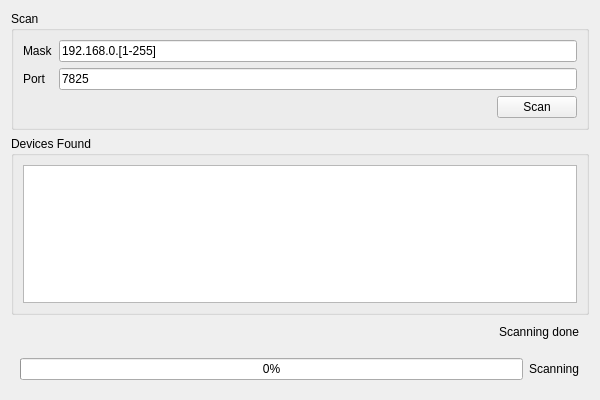
<?xml version="1.0" encoding="UTF-8"?>
<ui version="4.0">
 <class>ScanWindow</class>
 <widget class="QWidget" name="ScanWindow">
  <property name="geometry">
   <rect>
    <x>0</x>
    <y>0</y>
    <width>600</width>
    <height>400</height>
   </rect>
  </property>
  <property name="windowTitle">
   <string>Remote Edit</string>
  </property>
  <layout class="QVBoxLayout" name="verticalLayout">
   <item>
    <widget class="QGroupBox" name="groupBox">
     <property name="title">
      <string>Scan</string>
     </property>
     <layout class="QVBoxLayout" name="verticalLayout_2">
      <item>
       <layout class="QFormLayout" name="formLayout">
        <property name="topMargin">
         <number>0</number>
        </property>
        <item row="0" column="0">
         <widget class="QLabel" name="label">
          <property name="text">
           <string>Mask</string>
          </property>
         </widget>
        </item>
        <item row="0" column="1">
         <widget class="QLineEdit" name="mask_edit">
          <property name="text">
           <string>192.168.0.[1-255]</string>
          </property>
          <property name="maxLength">
           <number>20</number>
          </property>
         </widget>
        </item>
        <item row="1" column="0">
         <widget class="QLabel" name="label_2">
          <property name="text">
           <string>Port</string>
          </property>
         </widget>
        </item>
        <item row="1" column="1">
         <widget class="QLineEdit" name="port_edit">
          <property name="text">
           <string>7825</string>
          </property>
          <property name="maxLength">
           <number>4</number>
          </property>
         </widget>
        </item>
       </layout>
      </item>
      <item>
       <layout class="QHBoxLayout" name="horizontalLayout">
        <property name="topMargin">
         <number>0</number>
        </property>
        <item>
         <spacer name="horizontalSpacer">
          <property name="orientation">
           <enum>Qt::Horizontal</enum>
          </property>
          <property name="sizeHint" stdset="0">
           <size>
            <width>40</width>
            <height>20</height>
           </size>
          </property>
         </spacer>
        </item>
        <item>
         <widget class="QPushButton" name="scan_button">
          <property name="styleSheet">
           <string notr="true">
</string>
          </property>
          <property name="text">
           <string>Scan</string>
          </property>
         </widget>
        </item>
       </layout>
      </item>
     </layout>
    </widget>
   </item>
   <item>
    <widget class="QGroupBox" name="groupBox_2">
     <property name="title">
      <string>Devices Found</string>
     </property>
     <layout class="QVBoxLayout" name="verticalLayout_3">
      <item>
       <widget class="QTableView" name="scan_result_table"/>
      </item>
     </layout>
    </widget>
   </item>
   <item>
    <widget class="QWidget" name="scan_done_widget" native="true">
     <layout class="QHBoxLayout" name="scan_done">
      <property name="topMargin">
       <number>1</number>
      </property>
      <item>
       <spacer name="horizontalSpacer_2">
        <property name="orientation">
         <enum>Qt::Horizontal</enum>
        </property>
        <property name="sizeHint" stdset="0">
         <size>
          <width>40</width>
          <height>20</height>
         </size>
        </property>
       </spacer>
      </item>
      <item>
       <widget class="QLabel" name="label_4">
        <property name="text">
         <string>Scanning done</string>
        </property>
       </widget>
      </item>
     </layout>
    </widget>
   </item>
   <item>
    <widget class="QWidget" name="scan_progress_widget" native="true">
     <layout class="QHBoxLayout" name="scan_progress">
      <property name="topMargin">
       <number>1</number>
      </property>
      <item>
       <widget class="QProgressBar" name="scan_progress_bar">
        <property name="value">
         <number>0</number>
        </property>
       </widget>
      </item>
      <item>
       <widget class="QLabel" name="label_3">
        <property name="text">
         <string>Scanning</string>
        </property>
       </widget>
      </item>
     </layout>
    </widget>
   </item>
  </layout>
 </widget>
 <resources/>
 <connections/>
</ui>
